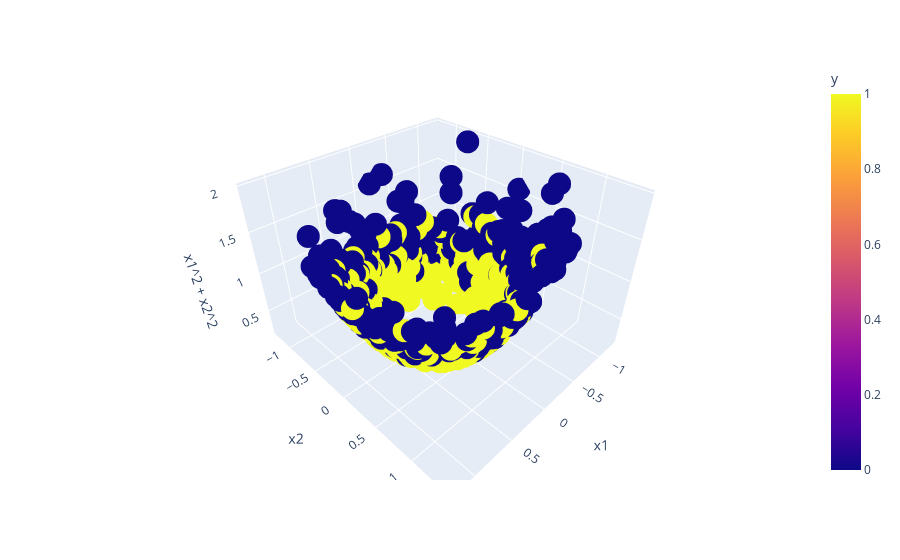

The cell this chart's notebook holds for it:
### Code cell
fig = px.scatter_3d(df, x='x1', y='x2', z='x1^2 + x2^2', color='y')
fig.show()

### Figure 1 — Plotly figure (JSON) as saved in the notebook; plotly's stock layout.template omitted (floating-point values rounded to 4 significant figures; data arrays with more than 128 entries replaced by an {"elided": "..."} marker saying what was removed)
{"data": [{"hovertemplate": "x1=%{x}<br>x2=%{y}<br>x1^2 + x2^2=%{z}<br>y=%{marker.color}<extra></extra>", "legendgroup": "", "marker": {"color": {"elided": "500 int values"}, "coloraxis": "coloraxis", "symbol": "circle"}, "mode": "markers", "name": "", "scene": "scene", "showlegend": false, "type": "scatter3d", "x": {"elided": "500 float values"}, "y": {"elided": "500 float values"}, "z": {"elided": "500 float values"}}], "layout": {"coloraxis": {"colorbar": {"title": {"text": "y"}}, "colorscale": [[0, "#0d0887"], [0.1111, "#46039f"], [0.2222, "#7201a8"], [0.3333, "#9c179e"], [0.4444, "#bd3786"], [0.5556, "#d8576b"], [0.6667, "#ed7953"], [0.7778, "#fb9f3a"], [0.8889, "#fdca26"], [1, "#f0f921"]]}, "legend": {"tracegroupgap": 0}, "margin": {"t": 60}, "scene": {"domain": {"x": [0, 1], "y": [0, 1]}, "xaxis": {"title": {"text": "x1"}}, "yaxis": {"title": {"text": "x2"}}, "zaxis": {"title": {"text": "x1^2 + x2^2"}}}}}
